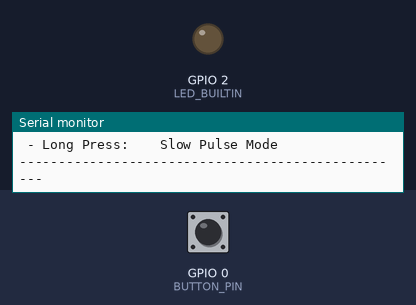
Bench run of a sketch on a simulated ESP32. On the bench: output pins drawn as LEDs (lit = HIGH), the last lines printed to the serial monitor. Dashed ring = blinking. The test bench sets the inputs (shaded band); at power-on: GPIO 0 (BUTTON_PIN) HIGH.

Above: at 2.2 s.
2.3 s: GPIO 0 (BUTTON_PIN) pulled LOW for 1 s
At 3.6 s:
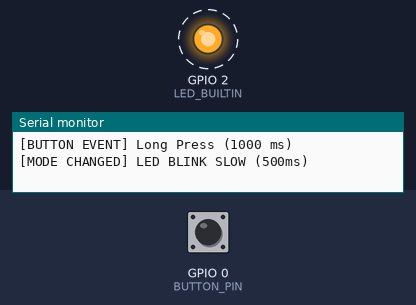
6.3 s: GPIO 0 (BUTTON_PIN) pulled LOW for 0.15 s
At 7.6 s:
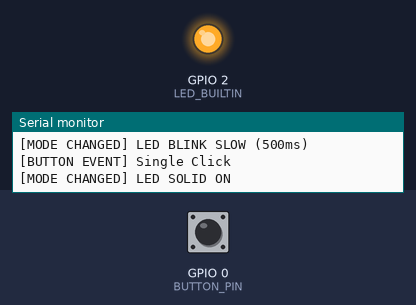
8.3 s: GPIO 0 (BUTTON_PIN) pulled LOW for 3.2 s
At 12.3 s:
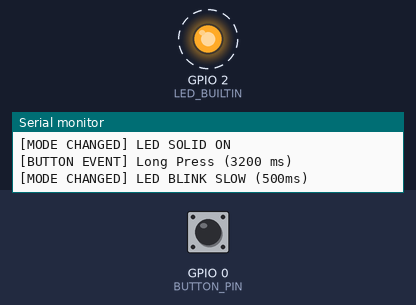
14.5 s: GPIO 0 (BUTTON_PIN) pulsed LOW 2 times (0.12 s each, 0.3 s apart)
Timing chart, 0 to 18.5 s (numbered marks = the images above; inputs shaded):
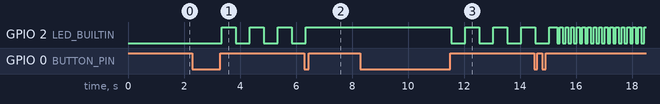

Measured:
- after the input at 2.3 s, GPIO 2 (LED_BUILTIN): alternates HIGH for 0.50 s and LOW for 0.50 s, starting after 1.1 s
- after the input at 6.3 s, GPIO 2 (LED_BUILTIN): goes on until 6.4 s, then stays HIGH
- after the input at 8.3 s, GPIO 2 (LED_BUILTIN): alternates HIGH for 0.50 s and LOW for 0.50 s, starting after 3.3 s

The sketch:

button-led.ino
```cpp
/*
 * ESP32-Community | Beginner Project 08: Button Input & Debouncing
 *
 * Demonstrates rock-solid digital button handling with:
 * - Internal Pull-up resistor (no external resistor required)
 * - Software debounce algorithm
 * - Multi-action detection: Single Click, Double Click, and Long Press (>1 sec)
 *
 * Part of ESP32-Community Hub: https://github.com/tushar2704/ESP32-Community
 * Video Tutorials & Community: @IamNotIntoTech | @Makerrdesigns
 */

#include <Arduino.h>

#ifndef LED_BUILTIN
  #define LED_BUILTIN 2
#endif

// Button connected between GPIO 0 (or GPIO 4) and GND
#define BUTTON_PIN 0  // Built-in BOOT button on almost all ESP32 boards

// Timing thresholds (milliseconds)
const unsigned long DEBOUNCE_TIME_MS = 50;
const unsigned long DOUBLE_CLICK_TIME_MS = 350;
const unsigned long LONG_PRESS_TIME_MS = 1000;

// Button state variables
int lastSteadyState = HIGH;      // Previous steady state from input pin
int lastFlickerableState = HIGH;  // Previous flickerable state from input pin
unsigned long lastDebounceTime = 0;

unsigned long buttonPressTime = 0;
unsigned long buttonReleaseTime = 0;
bool isLongPress = false;
int clickCount = 0;

// LED Modes: 0 = OFF, 1 = ON, 2 = BLINK_FAST, 3 = BLINK_SLOW
enum LedMode {
  LED_MODE_OFF,
  LED_MODE_ON,
  LED_MODE_BLINK_FAST,
  LED_MODE_BLINK_SLOW
};
LedMode currentMode = LED_MODE_OFF;

void setMode(LedMode newMode) {
  currentMode = newMode;
  Serial.print("[MODE CHANGED] ");
  switch (currentMode) {
    case LED_MODE_OFF:        Serial.println("LED OFF"); break;
    case LED_MODE_ON:         Serial.println("LED SOLID ON"); break;
    case LED_MODE_BLINK_FAST: Serial.println("LED BLINK FAST (100ms)"); break;
    case LED_MODE_BLINK_SLOW: Serial.println("LED BLINK SLOW (500ms)"); break;
  }
}

void setup() {
  Serial.begin(115200);
  delay(1000);

  pinMode(LED_BUILTIN, OUTPUT);
  digitalWrite(LED_BUILTIN, LOW);

  // Configure button with internal pull-up
  pinMode(BUTTON_PIN, INPUT_PULLUP);

  Serial.println("==================================================");
  Serial.println("   ESP32 Community: Debounced Multi-Action Button ");
  Serial.println("==================================================");
  Serial.printf("Button Pin: GPIO %d (Internal PULLUP active)\n", BUTTON_PIN);
  Serial.println("Instructions:");
  Serial.println(" - 1 Click:       Toggle LED On/Off");
  Serial.println(" - 2 Clicks:      Fast Blink Mode");
  Serial.println(" - Long Press:    Slow Pulse Mode");
  Serial.println("--------------------------------------------------");
}

void loop() {
  int currentState = digitalRead(BUTTON_PIN);

  // Check if button state changed due to noise or pressing
  if (currentState != lastFlickerableState) {
    lastDebounceTime = millis();
    lastFlickerableState = currentState;
  }

  // Once signal remains stable for DEBOUNCE_TIME_MS
  if ((millis() - lastDebounceTime) > DEBOUNCE_TIME_MS) {
    if (lastSteadyState != currentState) {
      lastSteadyState = currentState;

      if (lastSteadyState == LOW) {
        // Button Pressed down
        buttonPressTime = millis();
        isLongPress = false;
      } else {
        // Button Released
        buttonReleaseTime = millis();
        unsigned long pressDuration = buttonReleaseTime - buttonPressTime;

        if (pressDuration >= LONG_PRESS_TIME_MS) {
          // Trigger Long Press
          isLongPress = true;
          clickCount = 0;
          Serial.printf("[BUTTON EVENT] Long Press (%lu ms)\n", pressDuration);
          setMode(LED_MODE_BLINK_SLOW);
        } else {
          // Potential click
          clickCount++;
        }
      }
    }
  }

  // Handle multi-click timeout
  if (clickCount > 0 && !isLongPress) {
    if ((millis() - buttonReleaseTime) > DOUBLE_CLICK_TIME_MS) {
      if (clickCount == 1) {
        Serial.println("[BUTTON EVENT] Single Click");
        if (currentMode == LED_MODE_ON) {
          setMode(LED_MODE_OFF);
        } else {
          setMode(LED_MODE_ON);
        }
      } else if (clickCount >= 2) {
        Serial.printf("[BUTTON EVENT] Double Click (%d clicks)\n", clickCount);
        setMode(LED_MODE_BLINK_FAST);
      }
      clickCount = 0;
    }
  }

  // Update LED according to current active mode
  static unsigned long lastBlink = 0;
  static bool blinkState = false;

  switch (currentMode) {
    case LED_MODE_OFF:
      digitalWrite(LED_BUILTIN, LOW);
      break;

    case LED_MODE_ON:
      digitalWrite(LED_BUILTIN, HIGH);
      break;

    case LED_MODE_BLINK_FAST:
      if (millis() - lastBlink >= 100) {
        lastBlink = millis();
        blinkState = !blinkState;
        digitalWrite(LED_BUILTIN, blinkState ? HIGH : LOW);
      }
      break;

    case LED_MODE_BLINK_SLOW:
      if (millis() - lastBlink >= 500) {
        lastBlink = millis();
        blinkState = !blinkState;
        digitalWrite(LED_BUILTIN, blinkState ? HIGH : LOW);
      }
      break;
  }
}
```
